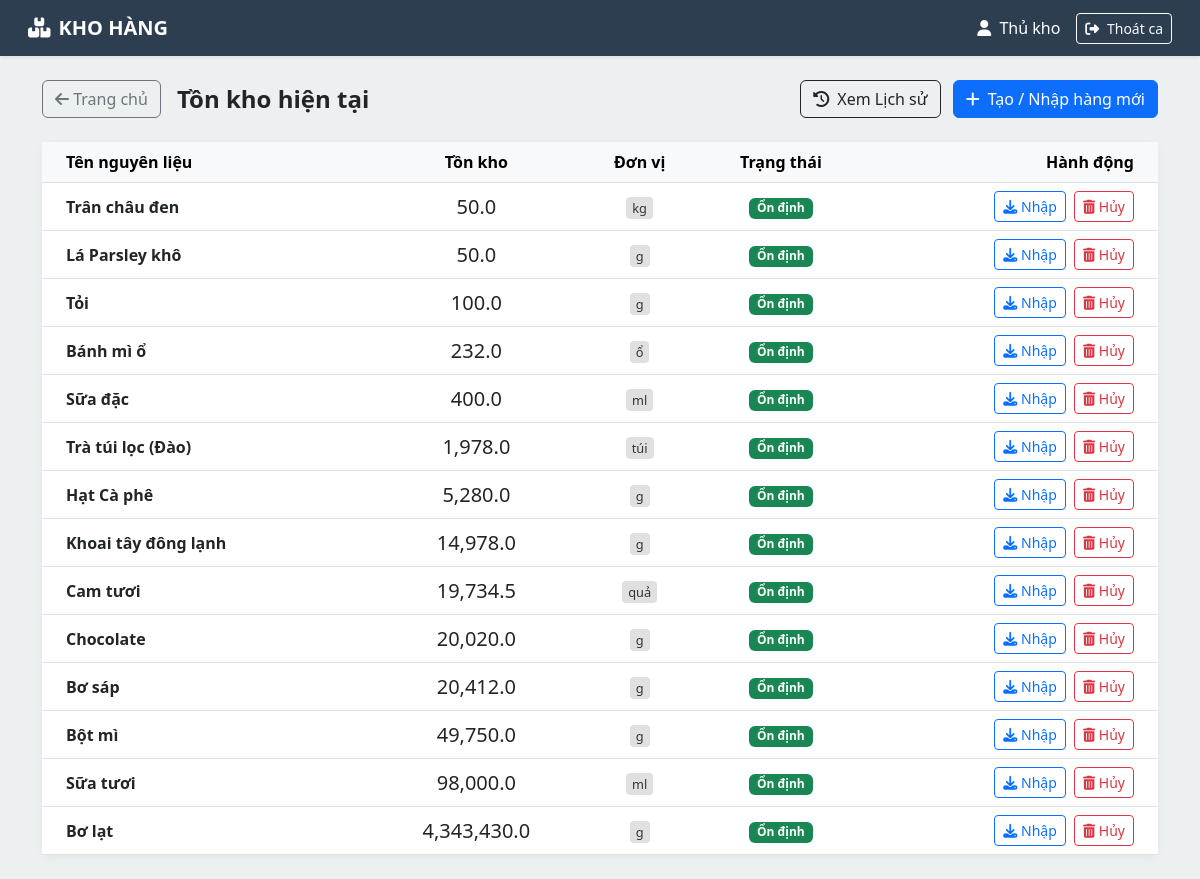
Page /warehouse/index.php (signed in) on the committed database.
### tables this page shows
CREATE TABLE `ingredients` (
  `id` int(11) NOT NULL,
  `name` varchar(100) NOT NULL,
  `unit` varchar(20) NOT NULL,
  `quantity` float DEFAULT 0,
  `min_quantity` float DEFAULT 10,
  `last_updated` timestamp NOT NULL DEFAULT current_timestamp() ON UPDATE current_timestamp(),
  `updated_at` timestamp NOT NULL DEFAULT current_timestamp() ON UPDATE current_timestamp()
);

### warehouse/index.php (the view, shortened to what this page needs)
<?php
require_once '../includes/db_connection.php';
$query = "SELECT * FROM ingredients ORDER BY quantity ASC";
$result = $mysqli->query($query);
?>
<!DOCTYPE html>
<html lang="vi">
<head>
    <link href="https://cdn.jsdelivr.net/npm/bootstrap@5.3.0/dist/css/bootstrap.min.css" rel="stylesheet">
    <link rel="stylesheet" href="https://cdnjs.cloudflare.com/ajax/libs/font-awesome/6.4.0/css/all.min.css">
</head>
<body>
<nav class="navbar navbar-expand-lg navbar-wh px-3 py-2 shadow-sm">
    <div class="container-fluid">
        <a class="navbar-brand text-white fw-bold" href="#"><i class="fa-solid fa-boxes-stacked me-2"></i>KHO HÀNG</a>
        <div class="d-flex align-items-center text-white">
            <span class="me-3"><i class="fa-solid fa-user me-1"></i> <?= $_SESSION['fullname'] ?? 'Thủ kho' ?></span>
            <button class="btn btn-sm btn-outline-light" onclick="confirmEndShiftWarehouse()">
                <i class="fa-solid fa-right-from-bracket me-1"></i> Thoát ca
            </button>
        </div>
    </div>
</nav>
<div class="container py-4">
    <div class="row mb-4">
        <div class="col-md-12 d-flex justify-content-between align-items-center">
            <div class="d-flex align-items-center">
                <a href="../index.php" class="btn btn-outline-secondary me-3">
                    <i class="fa-solid fa-arrow-left"></i> Trang chủ
                </a>
                <h4 class="fw-bold text-dark mb-0">Tồn kho hiện tại</h4>
            </div>
            <div>
                <a href="history.php" class="btn btn-outline-dark me-2">
                    <i class="fa-solid fa-clock-rotate-left me-1"></i> Xem Lịch sử
                </a>
                <button class="btn btn-primary" onclick="openImportModal(null, null, 'new')">
                    <i class="fa-solid fa-plus me-2"></i>Tạo / Nhập hàng mới
                </button>
            </div>
        </div>
    </div>
    <div class="card card-stock">
        <div class="card-body p-0">
            <table class="table table-hover align-middle mb-0">
                <thead class="table-light">
                    <tr>
                        <th class="ps-4">Tên nguyên liệu</th>
                        <th class="text-center">Tồn kho</th>
                        <th class="text-center">Đơn vị</th>
                        <th class="text-center">Trạng thái</th>
                        <th class="text-end pe-4">Hành động</th>
                    </tr>
                </thead>
                <tbody>
                    <?php while($row = $result->fetch_assoc()): ?>
                        <?php
                            $qty = (float)$row['quantity'];
                            $status_text = "Ổn định"; $status_class = "badge bg-success"; $row_class = "";
                        ?>
                        <tr class="<?= $row_class ?>">
                            <td class="ps-4 fw-bold"><?= $row['name'] ?></td>
                            <td class="text-center fs-5 <?= ($qty <= 0) ? 'text-danger fw-bold' : '' ?>"><?= number_format($qty, 1) ?></td>
                            <td class="text-center"><span class="unit-badge"><?= $row['unit'] ?></span></td>
                            <td class="text-center"><span class="<?= $status_class ?>"><?= $status_text ?></span></td>
                            <td class="text-end pe-4">
                                <button class="btn btn-sm btn-outline-primary me-1"
                                        onclick="openImportModal('<?= $row['id'] ?>', '<?= $row['unit'] ?>', 'existing')">
                                    <i class="fa-solid fa-download"></i> Nhập
                                </button>
                                <button class="btn btn-sm btn-outline-danger"
                                        onclick="openExportModal('<?= $row['id'] ?>', '<?= $row['name'] ?>', '<?= $row['quantity'] ?>', '<?= $row['unit'] ?>')">
                                    <i class="fa-solid fa-trash-can"></i> Hủy
                                </button>
                            </td>
                        </tr>
                    <?php endwhile; ?>
                </tbody>
            </table>
        </div>
    </div>
</div>
</body>
</html>

### warehouse/index.php (style rules this page uses)
:root { --wh-primary: #2c3e50; --wh-bg: #ecf0f1; }
body { background-color: var(--wh-bg); font-family: 'Segoe UI', sans-serif; }
.navbar-wh { background-color: var(--wh-primary); color: white; }
.card-stock { border: none; border-radius: 10px; box-shadow: 0 2px 10px rgba(0,0,0,0.05); }
.unit-badge { background: #e0e0e0; color: #333; font-size: 0.8em; padding: 2px 6px; border-radius: 4px; }

### rows in the picture
ingredients: name "Trân châu đen", quantity "50.0", unit "kg", status_text "Ổn định"
ingredients: name "Lá Parsley khô", quantity "50.0", unit "g", status_text "Ổn định"
ingredients: name "Tỏi", quantity "100.0", unit "g", status_text "Ổn định"
ingredients: name "Bánh mì ổ", quantity "232.0", unit "ổ", status_text "Ổn định"
ingredients: name "Sữa đặc", quantity "400.0", unit "ml", status_text "Ổn định"
ingredients: name "Trà túi lọc (Đào)", quantity "1,978.0", unit "túi", status_text "Ổn định"
ingredients: name "Hạt Cà phê", quantity "5,280.0", unit "g", status_text "Ổn định"
ingredients: name "Khoai tây đông lạnh", quantity "14,978.0", unit "g", status_text "Ổn định"
ingredients: name "Cam tươi", quantity "19,734.5", unit "quả", status_text "Ổn định"
ingredients: name "Chocolate", quantity "20,020.0", unit "g", status_text "Ổn định"
ingredients: name "Bơ sáp", quantity "20,412.0", unit "g", status_text "Ổn định"
ingredients: name "Bột mì", quantity "49,750.0", unit "g", status_text "Ổn định"
ingredients: name "Sữa tươi", quantity "98,000.0", unit "ml", status_text "Ổn định"
ingredients: name "Bơ lạt", quantity "4,343,430.0", unit "g", status_text "Ổn định"

### other values in the picture
$_SESSION['fullname'] "Thủ kho"
